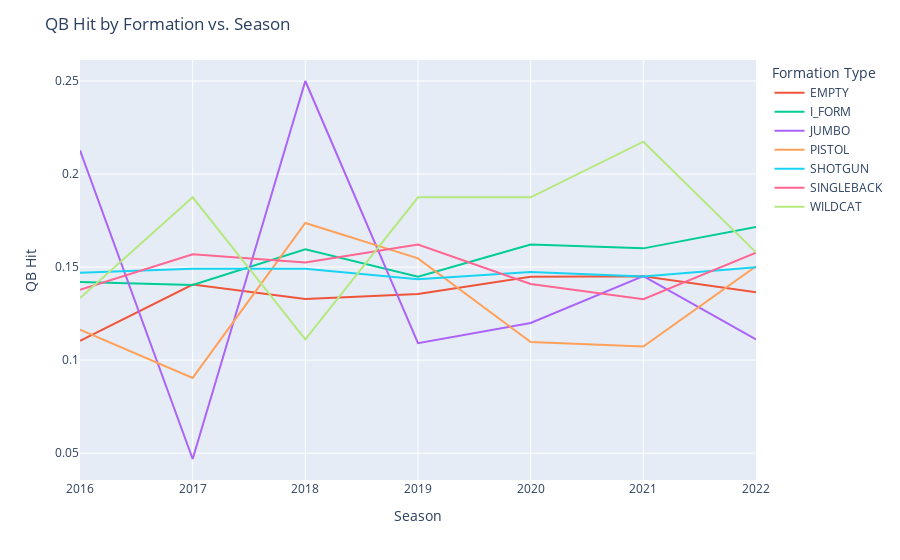

The notebook cell this image was saved under:
### Code cell
plot_formation_trends(df_temp, "qb_hit_mean", "QB Hit")

### Figure 1 — Plotly figure (JSON) as saved in the notebook; plotly's stock layout.template omitted (floating-point values rounded to 4 significant figures)
{"data": [{"hovertemplate": "<extra></extra>", "legendgroup": "", "line": {"color": "#636efa", "dash": "solid"}, "marker": {"symbol": "circle"}, "mode": "lines", "name": "", "orientation": "v", "showlegend": false, "type": "scatter", "xaxis": "x", "yaxis": "y"}, {"mode": "lines", "name": "EMPTY", "type": "scatter", "x": [2016, 2017, 2018, 2019, 2020, 2021, 2022], "y": [0.1104, 0.1406, 0.1328, 0.1356, 0.1448, 0.1451, 0.1365]}, {"mode": "lines", "name": "I_FORM", "type": "scatter", "x": [2016, 2017, 2018, 2019, 2020, 2021, 2022], "y": [0.142, 0.1404, 0.1595, 0.1448, 0.1622, 0.1601, 0.1716]}, {"mode": "lines", "name": "JUMBO", "type": "scatter", "x": [2016, 2017, 2018, 2019, 2020, 2021, 2022], "y": [0.2128, 0.04688, 0.25, 0.1091, 0.12, 0.1452, 0.1111]}, {"mode": "lines", "name": "PISTOL", "type": "scatter", "x": [2016, 2017, 2018, 2019, 2020, 2021, 2022], "y": [0.1163, 0.09043, 0.1737, 0.1547, 0.1097, 0.1073, 0.1504]}, {"mode": "lines", "name": "SHOTGUN", "type": "scatter", "x": [2016, 2017, 2018, 2019, 2020, 2021, 2022], "y": [0.1469, 0.1491, 0.1491, 0.1434, 0.1473, 0.145, 0.1499]}, {"mode": "lines", "name": "SINGLEBACK", "type": "scatter", "x": [2016, 2017, 2018, 2019, 2020, 2021, 2022], "y": [0.1378, 0.1569, 0.1524, 0.1621, 0.141, 0.1327, 0.1578]}, {"mode": "lines", "name": "WILDCAT", "type": "scatter", "x": [2016, 2017, 2018, 2019, 2020, 2021, 2022], "y": [0.1333, 0.1875, 0.1111, 0.1875, 0.1875, 0.2174, 0.1579]}], "layout": {"legend": {"title": {"text": "Formation Type"}, "tracegroupgap": 0}, "margin": {"t": 60}, "title": {"text": "QB Hit by Formation vs. Season"}, "xaxis": {"anchor": "y", "domain": [0, 1], "title": {"text": "Season"}}, "yaxis": {"anchor": "x", "domain": [0, 1], "title": {"text": "QB Hit"}}}}
